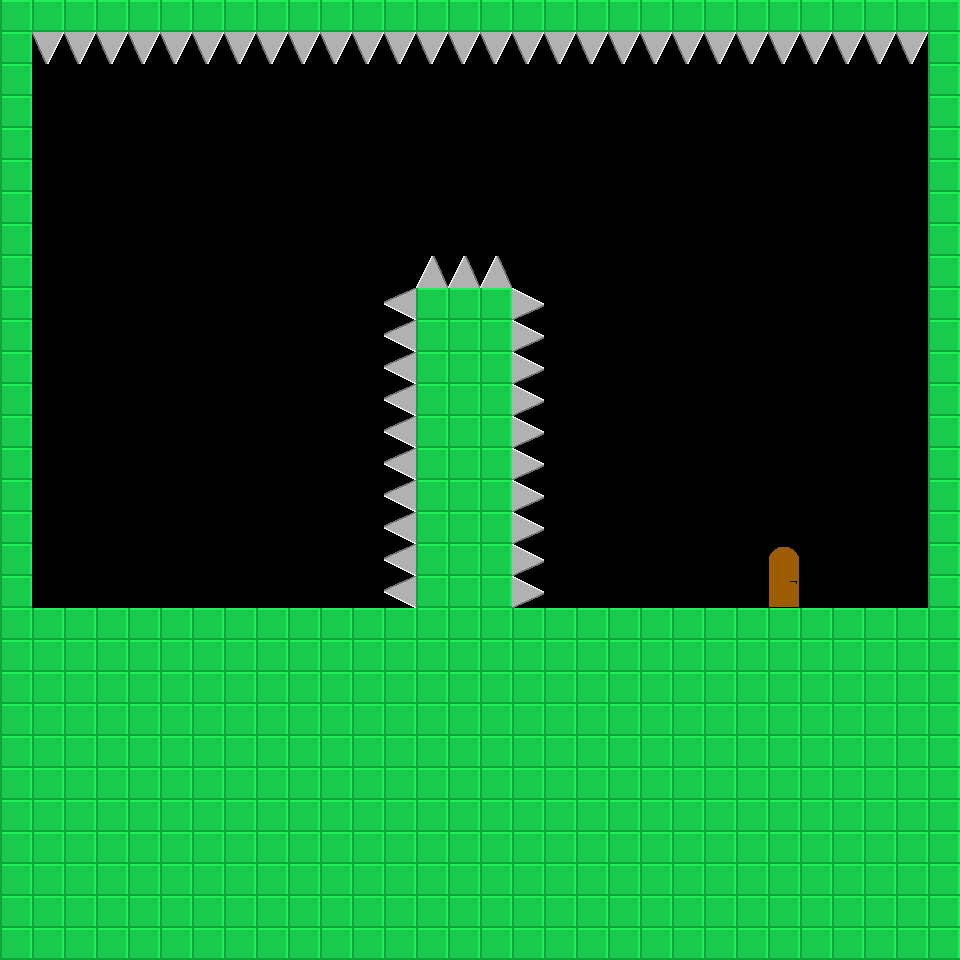

This is a level from a 2D game, rendered from its Tiled map with the project's own tilesets. A one-line summary and the map file follow, with tile-layer data summarised:
An orthogonal 30x30 tile map with 32x32 px tiles, 1 tile layer (Tile Layer 1), 3 tilesets.

<map version="1.0" orientation="orthogonal" renderorder="left-down" width="30" height="30" tilewidth="32" tileheight="32" nextobjectid="1">
 <properties>
  <property name="playerstart" value="4,16" />
  <property name="scrollable" value="1" />
  <property name="starttext" value="This is just over the top!" />
  <property name="togglegravity" value="1" />
 </properties>
 <tileset firstgid="1" name="map" tilewidth="32" tileheight="32">
  <image source="../../assets/img/steelblock.png" width="32" height="32" />
  <tile id="0">
   <properties>
    <property name="playerstart" value="4,22" />
   </properties>
  </tile>
 </tileset>
 <tileset firstgid="2" name="spikes" tilewidth="32" tileheight="32">
  <image source="../../assets/img/spikes.png" width="128" height="32" />
  <tile id="0">
   <properties>
    <property name="playerstart" value="4,10" />
   </properties>
  </tile>
 </tileset>
 <tileset firstgid="6" name="Door" tilewidth="32" tileheight="32">
  <image source="../../assets/img/door.png" width="64" height="32" />
 </tileset>
 <layer name="Tile Layer 1" width="30" height="30">
  <data>[900 cells, 479 non-empty, 7 distinct tile ids]</data>
 </layer>
</map>